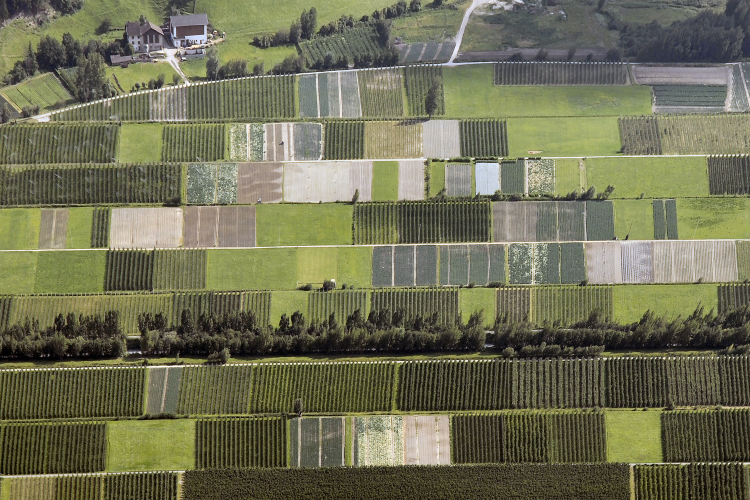
%> input picture Digital_Image_Processing/AS3/Assign3_imgs/rectangle4.jpg, 1500 x 1000 px (shown at 1/2 size)
$ octave Q1a.m   (GNU Octave 9; MATLAB toolbox functions it lacks are replaced by stand-ins)
%> lines starting %> are read from the running program, lines starting %| are printed output that depends on the picture
%Io = (imread('Assign3_imgs/rectangle1.jpg'));Size = 200;Canny = 0.15;th = 50;%Image1
%Io = (imread('Assign3_imgs/rectangle3.jpg'));Size = 400;Cany = 0.5 ; th = 60;
Io = (imread('Assign3_imgs/rectangle4.jpg'));Size = 400;Cany = 0.15 ; th = 80;
%> further down, Io is the input picture: size 1000x1500x3 uint8; mean R, G, B 112.2, 112.5, 85.9
C = [0,-1,1,89,-89,90,-90];
Io = imresize(Io,[Size , Size ]);
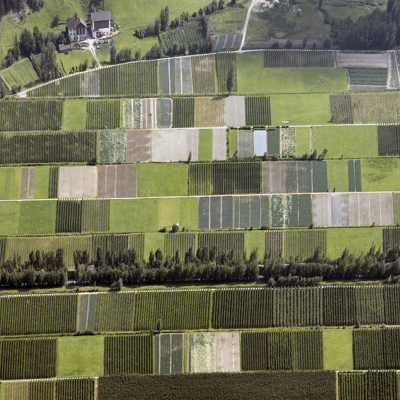
%> Io: size 400x400x3 uint8; mean R, G, B 112.2, 112.5, 85.9
I = rgb2gray(Io);
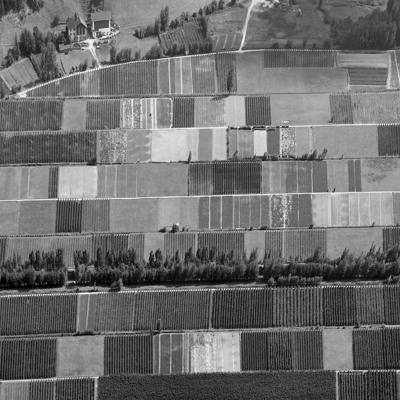
%> I: size 400x400 uint8; min 0, max 255, mean 109.4
BW = edge(I,'canny',0.15);
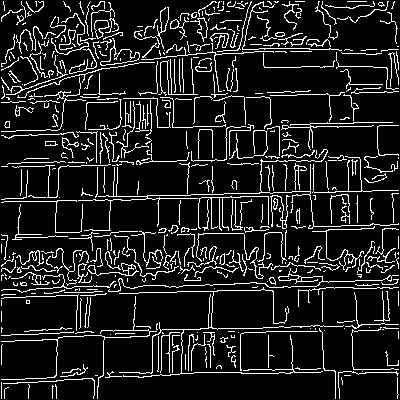
%> BW: size 400x400 logical; 12% white in thin lines or dots
figure,imshow(Io);
Theta = 90;
Rho =  ceil(Size*sqrt(2));
AccMat = zeros(2*Rho+1,2*Theta);

%> (the run ends here)
